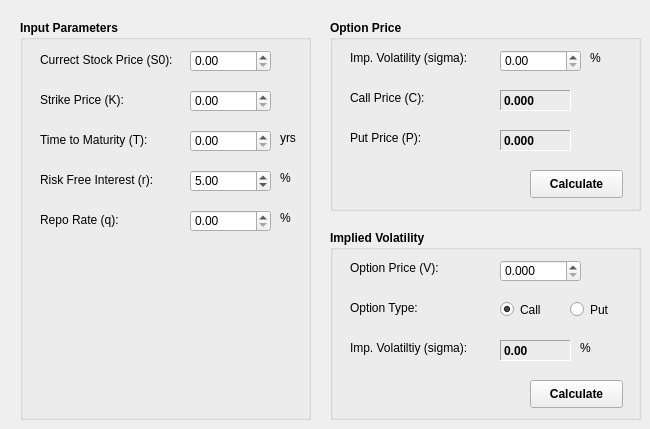
   <widget class="QWidget" name="tab_basic">
    <property name="font">
     <font>
      <weight>75</weight>
      <bold>true</bold>
     </font>
    </property>
    <attribute name="title">
     <string>European Option</string>
    </attribute>
    <widget class="QGroupBox" name="gb_1_1">
     <property name="geometry">
      <rect>
       <x>20</x>
       <y>20</y>
       <width>291</width>
       <height>400</height>
      </rect>
     </property>
     <property name="title">
      <string>Input Parameters</string>
     </property>
     <property name="flat">
      <bool>false</bool>
     </property>
     <widget class="QLabel" name="label">
      <property name="geometry">
       <rect>
        <x>20</x>
        <y>30</y>
        <width>151</width>
        <height>20</height>
       </rect>
      </property>
      <property name="font">
       <font>
        <weight>50</weight>
        <bold>false</bold>
       </font>
      </property>
      <property name="text">
       <string>Currect Stock Price (S0):</string>
      </property>
     </widget>
     <widget class="QLabel" name="label_2">
      <property name="geometry">
       <rect>
        <x>20</x>
        <y>70</y>
        <width>141</width>
        <height>20</height>
       </rect>
      </property>
      <property name="font">
       <font>
        <weight>50</weight>
        <bold>false</bold>
       </font>
      </property>
      <property name="text">
       <string>Strike Price (K):</string>
      </property>
     </widget>
     <widget class="QLabel" name="label_3">
      <property name="geometry">
       <rect>
        <x>20</x>
        <y>110</y>
        <width>141</width>
        <height>20</height>
       </rect>
      </property>
      <property name="font">
       <font>
        <weight>50</weight>
        <bold>false</bold>
       </font>
      </property>
      <property name="text">
       <string>Time to Maturity (T):</string>
      </property>
     </widget>
     <widget class="QLabel" name="label_4">
      <property name="geometry">
       <rect>
        <x>20</x>
        <y>150</y>
        <width>141</width>
        <height>20</height>
       </rect>
      </property>
      <property name="font">
       <font>
        <weight>50</weight>
        <bold>false</bold>
       </font>
      </property>
      <property name="text">
       <string>Risk Free Interest (r):</string>
      </property>
     </widget>
     <widget class="QLabel" name="label_5">
      <property name="geometry">
       <rect>
        <x>20</x>
        <y>190</y>
        <width>141</width>
        <height>20</height>
       </rect>
      </property>
      <property name="font">
       <font>
        <weight>50</weight>
        <bold>false</bold>
       </font>
      </property>
      <property name="text">
       <string>Repo Rate (q):</string>
      </property>
     </widget>
     <widget class="QLabel" name="label_6">
      <property name="geometry">
       <rect>
        <x>260</x>
        <y>110</y>
        <width>31</width>
        <height>16</height>
       </rect>
      </property>
      <property name="font">
       <font>
        <weight>50</weight>
        <bold>false</bold>
       </font>
      </property>
      <property name="text">
       <string>yrs</string>
      </property>
     </widget>
     <widget class="QLabel" name="label_7">
      <property name="geometry">
       <rect>
        <x>260</x>
        <y>150</y>
        <width>31</width>
        <height>16</height>
       </rect>
      </property>
      <property name="font">
       <font>
        <weight>50</weight>
        <bold>false</bold>
       </font>
      </property>
      <property name="text">
       <string>%</string>
      </property>
     </widget>
     <widget class="QLabel" name="label_8">
      <property name="geometry">
       <rect>
        <x>260</x>
        <y>190</y>
        <width>31</width>
        <height>16</height>
       </rect>
      </property>
      <property name="font">
       <font>
        <weight>50</weight>
        <bold>false</bold>
       </font>
      </property>
      <property name="text">
       <string>%</string>
      </property>
     </widget>
     <widget class="QDoubleSpinBox" name="dsb_S0_1">
      <property name="enabled">
       <bool>true</bool>
      </property>
      <property name="geometry">
       <rect>
        <x>170</x>
        <y>30</y>
        <width>81</width>
        <height>22</height>
       </rect>
      </property>
      <property name="font">
       <font>
        <weight>50</weight>
        <bold>false</bold>
       </font>
      </property>
      <property name="maximum">
       <double>99999.990000000005239</double>
      </property>
      <property name="value">
       <double>0.000000000000000</double>
      </property>
     </widget>
     <widget class="QDoubleSpinBox" name="dsb_K_1">
      <property name="enabled">
       <bool>true</bool>
      </property>
      <property name="geometry">
       <rect>
        <x>170</x>
        <y>70</y>
        <width>81</width>
        <height>22</height>
       </rect>
      </property>
      <property name="font">
       <font>
        <weight>50</weight>
        <bold>false</bold>
       </font>
      </property>
      <property name="maximum">
       <double>99999.990000000005239</double>
      </property>
      <property name="value">
       <double>0.000000000000000</double>
      </property>
     </widget>
     <widget class="QDoubleSpinBox" name="dsb_T_1">
      <property name="enabled">
       <bool>true</bool>
      </property>
      <property name="geometry">
       <rect>
        <x>170</x>
        <y>110</y>
        <width>81</width>
        <height>22</height>
       </rect>
      </property>
      <property name="font">
       <font>
        <weight>50</weight>
        <bold>false</bold>
       </font>
      </property>
      <property name="maximum">
       <double>99999.990000000005239</double>
      </property>
      <property name="value">
       <double>0.000000000000000</double>
      </property>
     </widget>
     <widget class="QDoubleSpinBox" name="dsb_r_1">
      <property name="enabled">
       <bool>true</bool>
      </property>
      <property name="geometry">
       <rect>
        <x>170</x>
        <y>150</y>
        <width>81</width>
        <height>22</height>
       </rect>
      </property>
      <property name="font">
       <font>
        <weight>50</weight>
        <bold>false</bold>
       </font>
      </property>
      <property name="maximum">
       <double>99.989999999999995</double>
      </property>
      <property name="value">
       <double>5.000000000000000</double>
      </property>
     </widget>
     <widget class="QDoubleSpinBox" name="dsb_q_1">
      <property name="enabled">
       <bool>true</bool>
      </property>
      <property name="geometry">
       <rect>
        <x>170</x>
        <y>190</y>
        <width>81</width>
        <height>22</height>
       </rect>
      </property>
      <property name="font">
       <font>
        <weight>50</weight>
        <bold>false</bold>
       </font>
      </property>
      <property name="maximum">
       <double>99.989999999999995</double>
      </property>
      <property name="value">
       <double>0.000000000000000</double>
      </property>
     </widget>
    </widget>
    <widget class="QGroupBox" name="gb_2_1">
     <property name="geometry">
      <rect>
       <x>330</x>
       <y>20</y>
       <width>311</width>
       <height>191</height>
      </rect>
     </property>
     <property name="title">
      <string>Option Price</string>
     </property>
     <widget class="QPushButton" name="btn_cal_price_1">
      <property name="geometry">
       <rect>
        <x>200</x>
        <y>150</y>
        <width>93</width>
        <height>28</height>
       </rect>
      </property>
      <property name="text">
       <string>Calculate</string>
      </property>
     </widget>
     <widget class="QLabel" name="label_9">
      <property name="geometry">
       <rect>
        <x>20</x>
        <y>30</y>
        <width>141</width>
        <height>16</height>
       </rect>
      </property>
      <property name="font">
       <font>
        <weight>50</weight>
        <bold>false</bold>
       </font>
      </property>
      <property name="text">
       <string>Imp. Volatility (sigma):</string>
      </property>
     </widget>
     <widget class="QLabel" name="label_10">
      <property name="geometry">
       <rect>
        <x>260</x>
        <y>30</y>
        <width>31</width>
        <height>16</height>
       </rect>
      </property>
      <property name="font">
       <font>
        <weight>50</weight>
        <bold>false</bold>
       </font>
      </property>
      <property name="text">
       <string>%</string>
      </property>
     </widget>
     <widget class="QLabel" name="label_11">
      <property name="geometry">
       <rect>
        <x>20</x>
        <y>70</y>
        <width>141</width>
        <height>16</height>
       </rect>
      </property>
      <property name="font">
       <font>
        <weight>50</weight>
        <bold>false</bold>
       </font>
      </property>
      <property name="text">
       <string>Call Price (C):</string>
      </property>
     </widget>
     <widget class="QLabel" name="label_12">
      <property name="geometry">
       <rect>
        <x>20</x>
        <y>110</y>
        <width>141</width>
        <height>16</height>
       </rect>
      </property>
      <property name="font">
       <font>
        <weight>50</weight>
        <bold>false</bold>
       </font>
      </property>
      <property name="text">
       <string>Put Price (P):</string>
      </property>
     </widget>
     <widget class="QLabel" name="lb_C_1">
      <property name="geometry">
       <rect>
        <x>170</x>
        <y>70</y>
        <width>71</width>
        <height>21</height>
       </rect>
      </property>
      <property name="font">
       <font>
        <weight>75</weight>
        <bold>true</bold>
       </font>
      </property>
      <property name="frameShape">
       <enum>QFrame::Panel</enum>
      </property>
      <property name="frameShadow">
       <enum>QFrame::Sunken</enum>
      </property>
      <property name="text">
       <string>0.000</string>
      </property>
     </widget>
     <widget class="QLabel" name="lb_P_1">
      <property name="geometry">
       <rect>
        <x>170</x>
        <y>110</y>
        <width>71</width>
        <height>21</height>
       </rect>
      </property>
      <property name="font">
       <font>
        <weight>75</weight>
        <bold>true</bold>
       </font>
      </property>
      <property name="frameShape">
       <enum>QFrame::Panel</enum>
      </property>
      <property name="frameShadow">
       <enum>QFrame::Sunken</enum>
      </property>
      <property name="text">
       <string>0.000</string>
      </property>
     </widget>
     <widget class="QDoubleSpinBox" name="dsb_sigma_1">
      <property name="enabled">
       <bool>true</bool>
      </property>
      <property name="geometry">
       <rect>
        <x>170</x>
        <y>30</y>
        <width>81</width>
        <height>22</height>
       </rect>
      </property>
      <property name="font">
       <font>
        <weight>50</weight>
        <bold>false</bold>
       </font>
      </property>
      <property name="maximum">
       <double>999.990000000000009</double>
      </property>
      <property name="value">
       <double>0.000000000000000</double>
      </property>
     </widget>
    </widget>
    <widget class="QGroupBox" name="gb_3_1">
     <property name="geometry">
      <rect>
       <x>330</x>
       <y>230</y>
       <width>311</width>
       <height>190</height>
      </rect>
     </property>
     <property name="title">
      <string>Implied Volatility</string>
     </property>
     <widget class="QPushButton" name="btn_cal_iv_1">
      <property name="geometry">
       <rect>
        <x>200</x>
        <y>150</y>
        <width>93</width>
        <height>28</height>
       </rect>
      </property>
      <property name="text">
       <string>Calculate</string>
      </property>
     </widget>
     <widget class="QLabel" name="label_15">
      <property name="geometry">
       <rect>
        <x>20</x>
        <y>30</y>
        <width>141</width>
        <height>16</height>
       </rect>
      </property>
      <property name="font">
       <font>
        <weight>50</weight>
        <bold>false</bold>
       </font>
      </property>
      <property name="text">
       <string>Option Price (V):</string>
      </property>
     </widget>
     <widget class="QRadioButton" name="rb_call_1">
      <property name="geometry">
       <rect>
        <x>170</x>
        <y>70</y>
        <width>51</width>
        <height>19</height>
       </rect>
      </property>
      <property name="font">
       <font>
        <weight>50</weight>
        <bold>false</bold>
       </font>
      </property>
      <property name="text">
       <string>Call</string>
      </property>
      <property name="checked">
       <bool>true</bool>
      </property>
     </widget>
     <widget class="QRadioButton" name="rb_put_1">
      <property name="geometry">
       <rect>
        <x>240</x>
        <y>70</y>
        <width>51</width>
        <height>19</height>
       </rect>
      </property>
      <property name="font">
       <font>
        <weight>50</weight>
        <bold>false</bold>
       </font>
      </property>
      <property name="text">
       <string>Put</string>
      </property>
     </widget>
     <widget class="QLabel" name="label_16">
      <property name="geometry">
       <rect>
        <x>20</x>
        <y>70</y>
        <width>141</width>
        <height>16</height>
       </rect>
      </property>
      <property name="font">
       <font>
        <weight>50</weight>
        <bold>false</bold>
       </font>
      </property>
      <property name="text">
       <string>Option Type:</string>
      </property>
     </widget>
     <widget class="QLabel" name="label_17">
      <property name="geometry">
       <rect>
        <x>20</x>
        <y>110</y>
        <width>141</width>
        <height>16</height>
       </rect>
      </property>
      <property name="font">
       <font>
        <weight>50</weight>
        <bold>false</bold>
       </font>
      </property>
      <property name="text">
       <string>Imp. Volatiltiy (sigma):</string>
      </property>
     </widget>
     <widget class="QLabel" name="lb_iv_1">
      <property name="geometry">
       <rect>
        <x>170</x>
        <y>110</y>
        <width>71</width>
        <height>21</height>
       </rect>
      </property>
      <property name="font">
       <font>
        <weight>75</weight>
        <bold>true</bold>
       </font>
      </property>
      <property name="frameShape">
       <enum>QFrame::Panel</enum>
      </property>
      <property name="frameShadow">
       <enum>QFrame::Sunken</enum>
      </property>
      <property name="text">
       <string>0.00</string>
      </property>
     </widget>
     <widget class="QLabel" name="label_19">
      <property name="geometry">
       <rect>
        <x>250</x>
        <y>110</y>
        <width>31</width>
        <height>16</height>
       </rect>
      </property>
      <property name="font">
       <font>
        <weight>50</weight>
        <bold>false</bold>
       </font>
      </property>
      <property name="text">
       <string>%</string>
      </property>
     </widget>
     <widget class="QDoubleSpinBox" name="dsb_V_1">
      <property name="enabled">
       <bool>true</bool>
      </property>
      <property name="geometry">
       <rect>
        <x>170</x>
        <y>30</y>
        <width>81</width>
        <height>22</height>
       </rect>
      </property>
      <property name="font">
       <font>
        <weight>50</weight>
        <bold>false</bold>
       </font>
      </property>
      <property name="decimals">
       <number>3</number>
      </property>
      <property name="maximum">
       <double>9999.989999999999782</double>
      </property>
      <property name="value">
       <double>0.000000000000000</double>
      </property>
     </widget>
    </widget>
   </widget>
